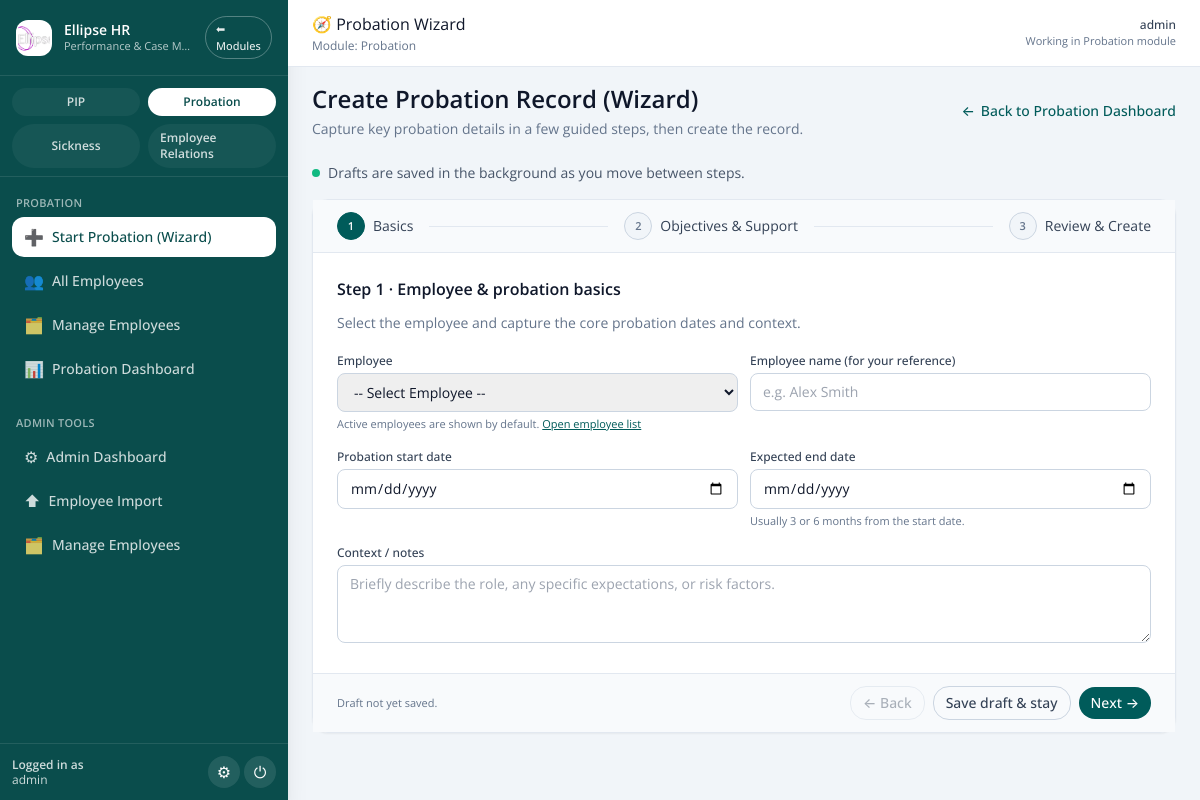
/probation/create-wizard (signed in), run on an earlier commit of the app's database.
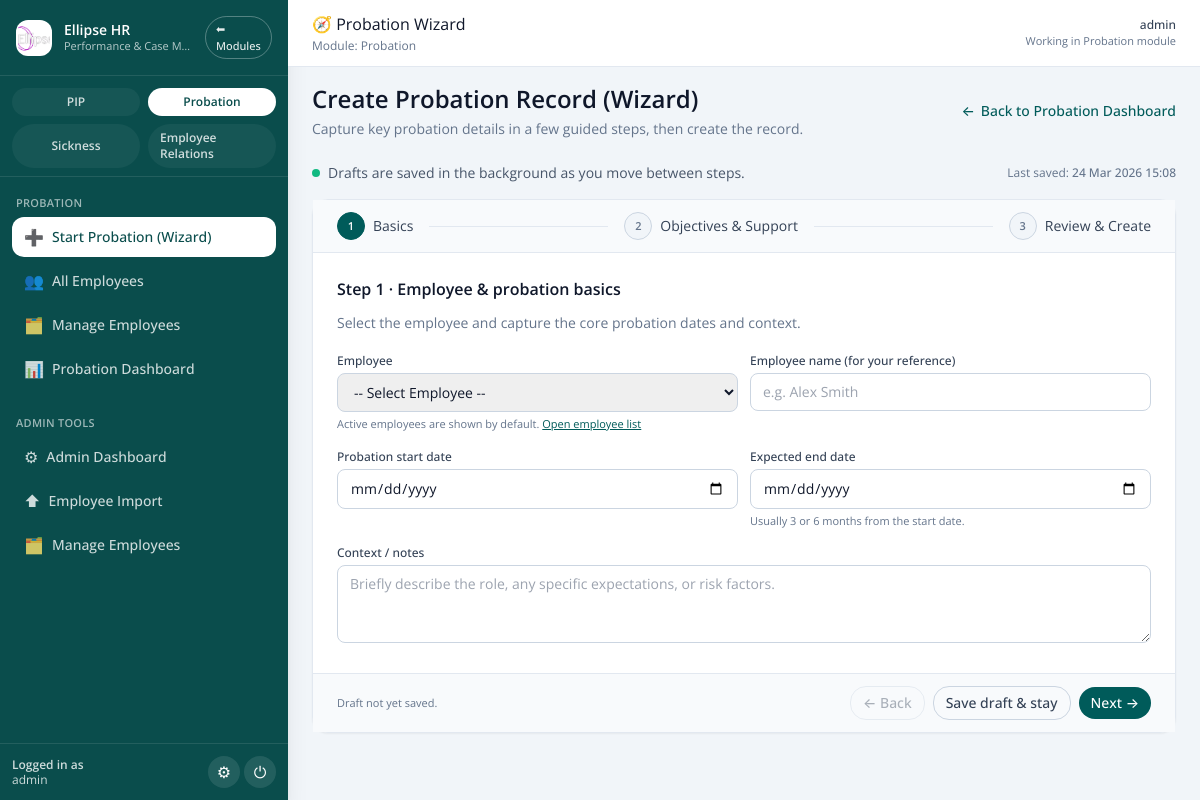
And on a later commit of the database.
### pip_app/models.py (models this page shows)
class DraftProbation(db.Model):
    id = db.Column(db.Integer, primary_key=True)
    user_id = db.Column(
        db.Integer, db.ForeignKey("user.id"), nullable=False, index=True
    )
    employee_id = db.Column(db.Integer, nullable=True)
    step = db.Column(db.Integer, default=1)
    name = db.Column(db.String(120), default="Untitled Probation Draft")
    payload = db.Column(db.JSON, default={})  # store step data incrementally
    is_dismissed = db.Column(db.Boolean, default=False)
    created_at = db.Column(
        db.DateTime(timezone=True), server_default=func.now()
    )
    updated_at = db.Column(
        db.DateTime(timezone=True),
        onupdate=func.now(),
        server_default=func.now(),
    )
    __table_args__ = (
        db.Index("ix_probation_draft_user_active", "user_id", "is_dismissed"),
    )

### old files/app - 050226.py (the view)
@app.route("/probation/create-wizard", methods=["GET"])
@login_required
def probation_create_wizard():
    draft = DraftProbation.query.filter_by(user_id=current_user.id, is_dismissed=False).first()
    step = draft.step if draft else 1
    data = draft.payload if draft else {}
    return render_template("probation_create_wizard.html", step=step, data=data, draft=draft)

### old files/app - 050226.py (called while the page is built)
@login_manager.user_loader
def load_user(user_id):
    return db.session.get(User, int(user_id))

@app.context_processor
def inject_module():
    return dict(active_module=session.get('active_module'))

@app.context_processor
def inject_csrf_token():
    return dict(csrf_token=generate_csrf)

@app.before_request
def set_active_module():
    path = (request.path or "").lower()
    if path.startswith('/pip/') or path.startswith('/employee/') or path in (
        '/dashboard', '/pip_list', '/employee/list', '/employee/add', '/pip/select-employee'
    ):
        session['active_module'] = 'PIP'
    elif path.startswith('/probation/'):
        session['active_module'] = 'Probation'
    elif path == '/':
        session.pop('active_module', None)

### pip_app/models.py (called while the page is built)
    def is_superuser(self):
        return self.admin_level == 2

### templates/probation_create_wizard.html (shortened to what the changed rows need)
{% extends "base.html" %}
{% block content %}
<div class="max-w-4xl mx-auto">
  <div class="mb-6 flex items-center justify-between gap-4">
    <div>
      <h1 class="text-xl sm:text-2xl font-semibold text-slate-900">
        Create Probation Record (Wizard)
      </h1>
    </div>
  </div>
  <div class="mb-4 flex flex-wrap items-center justify-between gap-3 text-xs sm:text-sm text-slate-600">
    <div class="flex items-center gap-2">
      <span class="inline-flex h-2 w-2 rounded-full bg-emerald-500"></span>
      <span>
      </span>
    </div>
    {% if draft and draft.updated_at %}
      <div class="text-[11px] sm:text-xs text-slate-500">
        Last saved:
        <span class="font-medium">{{ draft.updated_at.strftime("%d %b %Y %H:%M") }}</span>
      </div>
    {% endif %}
  </div>
  <div class="rounded-2xl border border-slate-200 bg-white shadow-sm">
    <div class="px-4 py-5 sm:px-6 sm:py-6">
      <div class="wizard-step" data-step="1">
        <h2 class="text-sm sm:text-base font-semibold text-slate-900 mb-3">
          Step 1 · Employee & probation basics
        </h2>
      </div>
    </div>
  </div>
</div>
{% endblock %}

What changed in the data, as far as the page shows it:
added DraftProbation: updated_at "24 Mar 2026 15:08"
Also different on the page:
text now shown: "Last saved:"
